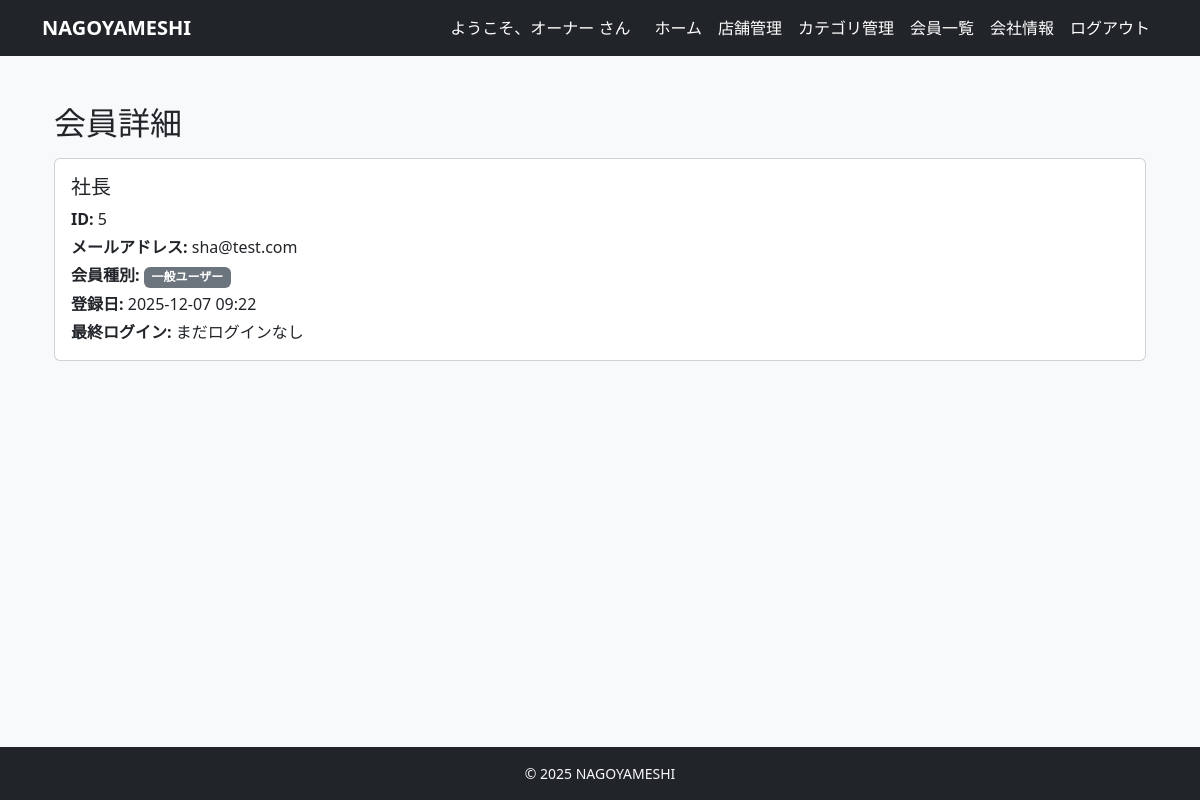
/owner/members/5/ (signed in), run on the app's committed database.
### accounts/models.py (models this page shows, shortened)
class User(AbstractUser):
    username = None  # 使わない（メールログインにする）
    email = models.EmailField(unique=True)
    name = models.CharField(max_length=10)
    name_kana = models.CharField(max_length=10)
    zipcode = models.CharField(max_length=8)
    address = models.CharField(max_length=20)
    tel = models.CharField(max_length=11)
    is_paid_member = models.BooleanField(default=False)
    is_owner_member = models.BooleanField(default=False)
    created_at = models.DateTimeField(auto_now_add=True)
    updated_at = models.DateTimeField(auto_now=True)
    USERNAME_FIELD = 'email'
    REQUIRED_FIELDS = ['name', 'name_kana', 'zipcode', 'address', 'tel']
    objects = CustomUserManager()

### restaurants/views.py (the view)
# urls.py: path("owner/members/<int:pk>/", views.OwnerMemberDetailView.as_view(), name="owner_member_detail"),
class OwnerMemberDetailView(LoginRequiredMixin, OwnerRequiredMixin, DetailView):
    model = User
    template_name = "restaurants/owner_member_detail.html"
    context_object_name = "member"
    def get_context_data(self, **kwargs):
        ctx = super().get_context_data(**kwargs)
        return ctx

### restaurants/views.py (called while the page is built)
    def test_func(self):
        user = self.request.user
        return user.is_authenticated and getattr(user, "is_owner_member", False)

### templates/restaurants/owner_member_detail.html
{% extends "base.html" %}
{% block content %}
<div class="container mt-4">
    <h2>会員詳細</h2>
    <div class="card mt-3">
        <div class="card-body">
            <h5 class="card-title">
                {{ member.name }}
            </h5>
            <p class="card-text mb-1"><strong>ID:</strong> {{ member.id }}</p>
            <p class="card-text mb-1"><strong>メールアドレス:</strong> {{ member.email }}</p>
            <p class="card-text mb-1">
                <strong>会員種別:</strong>
                {% if member.is_superuser %}
                <span class="badge bg-danger">管理者</span>
                {% else %}
                <span class="badge bg-secondary">一般ユーザー</span>
                {% endif %}
            </p>
            <p class="card-text mb-1">
                <strong>登録日:</strong> {{ member.date_joined|date:"Y-m-d H:i" }}
            </p>
            <p class="card-text mb-0">
                <strong>最終ログイン:</strong>
                {% if member.last_login %}
                {{ member.last_login|date:"Y-m-d H:i" }}
                {% else %}
                まだログインなし
                {% endif %}
            </p>
        </div>
    </div>
</div>
{% endblock %}

### templates/base.html (shortened to what this page needs)
<!DOCTYPE html>
<html lang="ja">
<head>
    <link href="https://cdn.jsdelivr.net/npm/bootstrap@5.3.3/dist/css/bootstrap.min.css" rel="stylesheet"
>
</head>
<body class="bg-light d-flex flex-column min-vh-100">
    <nav class="navbar navbar-expand-lg navbar-dark bg-dark mb-4">
        <div class="container">
            <a class="navbar-brand fw-bold" href="/">NAGOYAMESHI</a>
            <div class="collapse navbar-collapse" id="navbarNav">
                <ul class="navbar-nav ms-auto align-items-center">
                    {% if user.is_authenticated %}
                    <li class="nav-item">
                        <span class="navbar-text me-3 text-white">
                            ようこそ、{{ user.name|default:user.email }} さん
                        </span>
                    </li>
                    {% if user.is_authenticated and user.is_owner_member %}
                    <li class="nav-item">
                        <a class="nav-link text-white" href="{% url 'restaurants:owner_dashboard' %}">ホーム</a>
                    </li>
                    {% else %}
                    <li class="nav-item">
                        <a class="nav-link text-white" href="{% url 'restaurants:restaurant_list' %}">ホーム</a>
                    </li>
                    {% endif %}
                    {% if user.is_owner_member %}
                    <li class="nav-item">
                        <a class="nav-link text-white" href="{% url 'restaurants:owner_restaurant_list' %}">店舗管理</a>
                    </li>
                    <li class="nav-item">
                        <a class="nav-link text-white" href="{% url 'restaurants:owner_category_list' %}">カテゴリ管理</a>
                    </li>
                    <li class="nav-item">
                        <a class="nav-link text-white" href="{% url 'restaurants:owner_member_list' %}">会員一覧</a>
                    </li>
                    <li class="nav-item">
                        <a class="nav-link text-white" href="{% url 'restaurants:company_detail' %}">会社情報</a>
                    </li>
                    <li class="nav-item">
                        <form method="post" action="{% url 'accounts:logout' %}" class="d-inline">
                            <button type="submit" class="btn btn-link nav-link text-white border-0 bg-transparent">
                                ログアウト
                            </button>
                        </form>
                    </li>
                    {% endif %}
                    {% endif %}
                </ul>
            </div>
        </div>
    </nav>
    <main class="container mb-5 flex-grow-1">
        {% block content %}{% endblock %}
    </main>
    <footer class="bg-dark text-light py-3 mt-auto">
        <div class="container text-center small">
            &copy; {{ now|default:"2025" }} NAGOYAMESHI
        </div>
    </footer>
</body>
</html>

### templates/base.html (style rules this page uses)
.navbar.navbar-dark .navbar-brand, .navbar.navbar-dark .navbar-text, .navbar.navbar-dark .navbar-nav .nav-link, .navbar.navbar-dark .navbar-nav .nav-link:visited, .navbar.navbar-dark .btn-link.nav-link { color: #ffffff !important; }

### data on the page
User: name "オーナー"
User: name "社長", id "5", email "sha@test.com", date_joined "2025-12-07 09:22"

### other printed values
{{ now|default:"2025" }} "2025"
